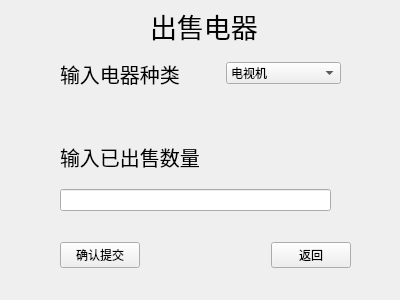
<?xml version="1.0" encoding="UTF-8"?>
<ui version="4.0">
 <class>xiaoshou3</class>
 <widget class="QWidget" name="xiaoshou3">
  <property name="geometry">
   <rect>
    <x>0</x>
    <y>0</y>
    <width>400</width>
    <height>300</height>
   </rect>
  </property>
  <property name="windowTitle">
   <string>Form</string>
  </property>
  <widget class="QWidget" name="layoutWidget">
   <property name="geometry">
    <rect>
     <x>60</x>
     <y>130</y>
     <width>271</width>
     <height>81</height>
    </rect>
   </property>
   <layout class="QVBoxLayout" name="verticalLayout">
    <item>
     <widget class="QLabel" name="label_3">
      <property name="font">
       <font>
        <pointsize>15</pointsize>
       </font>
      </property>
      <property name="text">
       <string>输入已出售数量</string>
      </property>
     </widget>
    </item>
    <item>
     <widget class="QLineEdit" name="lineEdit"/>
    </item>
   </layout>
  </widget>
  <widget class="QWidget" name="layoutWidget_2">
   <property name="geometry">
    <rect>
     <x>60</x>
     <y>240</y>
     <width>291</width>
     <height>30</height>
    </rect>
   </property>
   <layout class="QHBoxLayout" name="horizontalLayout_2">
    <item>
     <widget class="QPushButton" name="pushButton">
      <property name="text">
       <string>确认提交</string>
      </property>
     </widget>
    </item>
    <item>
     <spacer name="horizontalSpacer_2">
      <property name="orientation">
       <enum>Qt::Horizontal</enum>
      </property>
      <property name="sizeHint" stdset="0">
       <size>
        <width>40</width>
        <height>20</height>
       </size>
      </property>
     </spacer>
    </item>
    <item>
     <spacer name="horizontalSpacer_3">
      <property name="orientation">
       <enum>Qt::Horizontal</enum>
      </property>
      <property name="sizeType">
       <enum>QSizePolicy::Fixed</enum>
      </property>
      <property name="sizeHint" stdset="0">
       <size>
        <width>40</width>
        <height>20</height>
       </size>
      </property>
     </spacer>
    </item>
    <item>
     <widget class="QPushButton" name="pushButton_2">
      <property name="text">
       <string>返回</string>
      </property>
     </widget>
    </item>
   </layout>
  </widget>
  <widget class="QWidget" name="layoutWidget_3">
   <property name="geometry">
    <rect>
     <x>60</x>
     <y>60</y>
     <width>281</width>
     <height>27</height>
    </rect>
   </property>
   <layout class="QHBoxLayout" name="horizontalLayout">
    <item>
     <widget class="QLabel" name="label_2">
      <property name="font">
       <font>
        <pointsize>15</pointsize>
       </font>
      </property>
      <property name="text">
       <string>输入电器种类</string>
      </property>
     </widget>
    </item>
    <item>
     <spacer name="horizontalSpacer">
      <property name="orientation">
       <enum>Qt::Horizontal</enum>
      </property>
      <property name="sizeType">
       <enum>QSizePolicy::Fixed</enum>
      </property>
      <property name="sizeHint" stdset="0">
       <size>
        <width>40</width>
        <height>20</height>
       </size>
      </property>
     </spacer>
    </item>
    <item>
     <widget class="QComboBox" name="comboBox">
      <item>
       <property name="text">
        <string>电视机</string>
       </property>
      </item>
      <item>
       <property name="text">
        <string>电冰箱</string>
       </property>
      </item>
      <item>
       <property name="text">
        <string>电脑</string>
       </property>
      </item>
     </widget>
    </item>
   </layout>
  </widget>
  <widget class="QLabel" name="label_4">
   <property name="geometry">
    <rect>
     <x>150</x>
     <y>10</y>
     <width>161</width>
     <height>31</height>
    </rect>
   </property>
   <property name="font">
    <font>
     <pointsize>20</pointsize>
    </font>
   </property>
   <property name="text">
    <string>出售电器</string>
   </property>
  </widget>
 </widget>
 <resources/>
 <connections/>
</ui>
